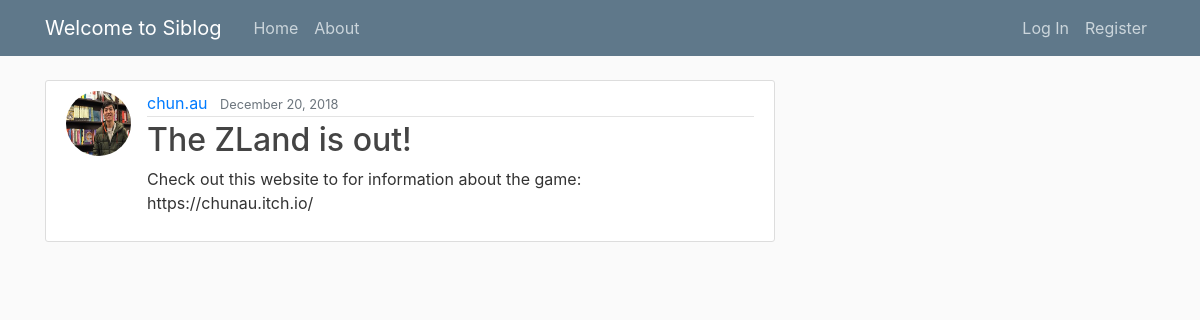
The app's page /post/14/ with its own data.
### Siblog/models.py (models this page shows, shortened)
class Post(models.Model):
    title = models.CharField(max_length=100)
    content = models.TextField()
    date_posted = models.DateTimeField(default=timezone.now)
    author = models.ForeignKey(User, on_delete=models.CASCADE)

### users/models.py (models this page shows, shortened)
class Profile(models.Model):
    user = models.OneToOneField(User, on_delete=models.CASCADE)
    image = models.ImageField(default='default.jpg', upload_to='_profile_pics')

### Siblog/views.py (the view)
# urls.py: path('post/<int:pk>/', PostDetailView.as_view(), name='post-detail'),
class PostDetailView(DetailView):
    model = Post

### Siblog/templates/Siblog/post_detail.html (shortened to what this page needs)
{% extends "Siblog/base.html" %}
{% block content %}
<article class="media content-section">
    <img class='rounded-circle article-img' src="{{ object.author.profile.image.url }}">
    <div class="media-body">
            <div class="article-metadata">
            <a class="mr-2" href="{% url 'user-posts' object.author.username %}">{{ object.author }}</a>
            <small class="text-muted">{{ object.date_posted|date:"F d, Y" }}</small>
            </div>
            <h2 class="article-title">{{ object.title }}</h2>
            <p class="article-content">{{ object.content }}</p>
        </div>
</article>
{% endblock content %}

### Siblog/static/Siblog/main.css (style rules this page uses)
body { background: #fafafa; color: #333333; margin-top: 5rem; }
h1, h2, h3, h4, h5, h6 { color: #444444; }
.content-section { background: #ffffff; padding: 10px 20px; border: 1px solid #dddddd; border-radius: 3px; margin-bottom: 20px; }
.article-title { color: #444444; }
.article-content { white-space: pre-line; }
.article-img { height: 65px; width: 65px; margin-right: 16px; }
.article-metadata { padding-bottom: 1px; margin-bottom: 4px; border-bottom: 1px solid #e3e3e3 }

### records on screen
Post: author.profile.image (picture), author "chun.au", date_posted "December 20, 2018", title "The ZLand is out!", content "Check out this website to for information about the game: https://chunau.itch.io/"
